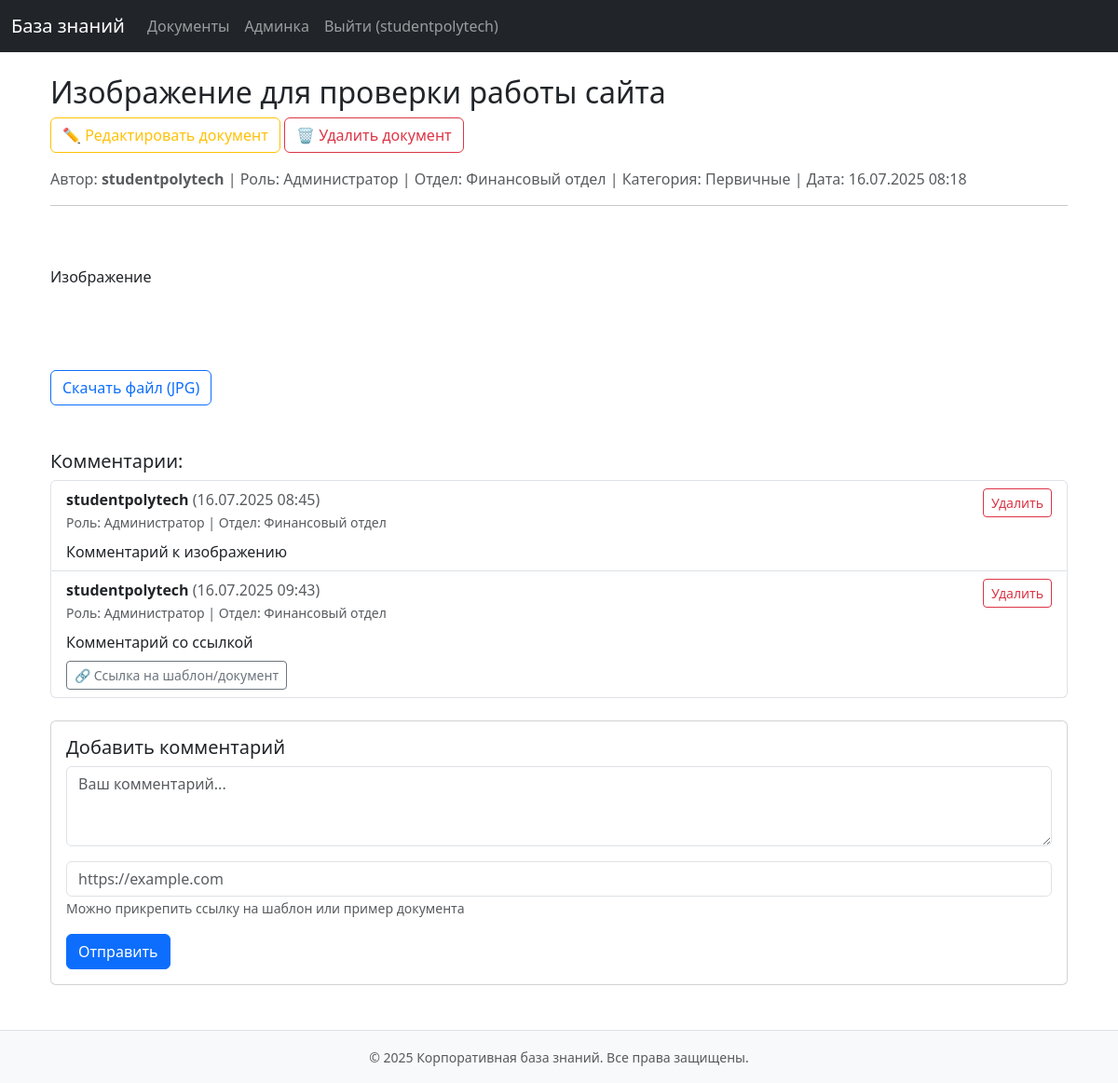
The app's page /documents/-1752653905/ (signed in) with its own data.
### kb/models.py (models this page shows, shortened)
class CustomUser(AbstractUser):
    USER_TYPES = (
        ('ADMIN', 'Administrator'),
        ('MANAGER', 'Manager'),
        ('EMPLOYEE', 'Employee'),
    )
    user_type = models.CharField(max_length=10, choices=USER_TYPES, default='EMPLOYEE')
    department = models.ForeignKey(Department, on_delete=models.SET_NULL, null=True, blank=True)
    position = models.CharField(max_length=100, blank=True)
    class Meta:
        permissions = [
            ("manage_departments", "Can manage departments"),
            ("manage_categories", "Can manage categories"),
            ("manage_documents", "Can manage documents"),
            ("view_all_documents", "Can view all documents"),
        ]

class Document(models.Model):
    title = models.CharField(max_length=200)
    slug = models.SlugField(max_length=200, unique=True, blank=True)
    content = models.TextField()
    author = models.ForeignKey(CustomUser, on_delete=models.CASCADE)
    category = models.ForeignKey(Category, on_delete=models.CASCADE)
    department = models.ForeignKey(Department, on_delete=models.CASCADE)
    file = models.FileField(
        upload_to=document_upload_path,
        validators=[FileExtensionValidator(['pdf', 'doc', 'docx', 'jpg', 'jpeg', 'png'])],
        blank=True,
        null=True
    )
    created_at = models.DateTimeField(auto_now_add=True)
    updated_at = models.DateTimeField(auto_now=True)
    is_published = models.BooleanField(default=True)
    def extension(self):
        return os.path.splitext(self.file.name)[1][1:].lower() if self.file else None

class Department(models.Model):
    name = models.CharField(max_length=100, unique=True)
    slug = models.SlugField(max_length=100, unique=True, blank=True)
    description = models.TextField(blank=True)

class Category(models.Model):
    name = models.CharField(max_length=100)
    department = models.ForeignKey(Department, on_delete=models.CASCADE)
    description = models.TextField(blank=True)

class Comment(models.Model):
    document = models.ForeignKey(Document, on_delete=models.CASCADE, related_name='comments')
    author = models.ForeignKey(CustomUser, on_delete=models.CASCADE)
    text = models.TextField()
    link = models.URLField(blank=True, null=True, max_length=500)  # Новое поле
    created_at = models.DateTimeField(auto_now_add=True)
    is_active = models.BooleanField(default=True)

### kb/views.py (the view)
# urls.py: path('documents/<slug:slug>/', views.document_detail, name='document_detail'),
@login_required
def document_detail(request, slug):
    document = get_object_or_404(Document, slug=slug)
    if request.user.user_type != 'ADMIN':
        if not document.is_published and not request.user.has_perm('kb.manage_documents'):
            raise PermissionDenied
        if request.user.department != document.department:
            raise PermissionDenied
    if not check_document_access(request.user, document):
        raise PermissionDenied
    if request.method == 'POST':
        return handle_post_requests(request, document)
    comments = document.comments.filter(is_active=True)
    can_delete_comments = (
        request.user.user_type == 'ADMIN' or
        (request.user.user_type == 'MANAGER' and request.user.department == document.department)
    )
    can_manage_documents = request.user.has_perm('kb.manage_documents')
    return render(request, 'kb/document_detail.html', {
        'document': document,
        'comments': comments,
        'can_delete_comments': can_delete_comments,
        'can_add_comment': request.user.department == document.department,
        'user': request.user,
        'can_manage_documents': can_manage_documents,
    })

### kb/views.py (called while the page is built)
def check_document_access(user, document):
    if user.user_type == 'ADMIN':
        return True
    if not document.is_published and not user.has_perm('kb.manage_documents'):
        return False
    return user.department == document.department

### templates/kb/document_detail.html (shortened to what this page needs)
{% extends "kb/base.html" %}
{% block content %}
<div class="container mt-4">
    <h2>{{ document.title }}</h2>
    {% if user == document.author or user.user_type == 'ADMIN' or can_manage_documents %}
        <div class="mb-3">
            <a href="{% url 'document_update' slug=document.slug %}" class="btn btn-outline-warning">
                ✏️ Редактировать документ
            </a>
            <form method="post" action="{% url 'document_delete' slug=document.slug %}" style="display:inline;">
                <button type="submit" class="btn btn-outline-danger" onclick="return confirm('Удалить этот документ?');">
                    🗑️ Удалить документ
                </button>
            </form>
        </div>
    {% endif %}
    <p class="text-muted">
        Автор:
        <strong>{{ document.author.get_full_name|default:document.author.username }}</strong>
        |
        Роль:
        {% if document.author.user_type == 'ADMIN' %}
            Администратор
        {% elif document.author.user_type == 'MANAGER' %}
            Менеджер
        {% else %}
            Сотрудник
        {% endif %}
        |
        Отдел: {{ document.department.name }}
        |
        Категория: {{ document.category.name }}
        |
        Дата: {{ document.created_at|date:"d.m.Y H:i" }}
    </p>
    <hr>
    <div class="mb-4" style="word-break: break-word; white-space: pre-wrap;">
        {{ document.content|linebreaks }}
    </div>
    {% if document.file %}
        <div class="mb-4">
            <a href="{{ document.file.url }}" class="btn btn-outline-primary" target="_blank">
                 Скачать файл ({{ document.extension|upper }})
            </a>
        </div>
    {% endif %}
    <h5 class="mt-5">Комментарии:</h5>
    {% if comments %}
        <ul class="list-group mb-4">
            {% for comment in comments %}
                <li class="list-group-item">
                    <div class="d-flex justify-content-between">
                        <div>
                            <strong>{{ comment.author.get_full_name|default:comment.author.username }}</strong>
                            <span class="text-muted">({{ comment.created_at|date:"d.m.Y H:i" }})</span><br>
                            <small class="text-muted">
                                Роль:
                                {% if comment.author.user_type == 'ADMIN' %}
                                    Администратор
                                {% elif comment.author.user_type == 'MANAGER' %}
                                    Менеджер
                                {% else %}
                                    Сотрудник
                                {% endif %}
                                |
                                Отдел: {{ comment.author.department.name }}
                            </small>
                        </div>
                        {% if comment.author == user or can_delete_comments %}
                            <form method="post" action="{% url 'delete_comment' pk=comment.id %}" class="d-inline">
                                <button type="submit" name="delete_comment" class="btn btn-sm btn-outline-danger">Удалить</button>
                            </form>
                        {% endif %}
                    </div>
                    <div class="mt-2">{{ comment.text }}</div>
                    {% if comment.link %}
                        <div class="mt-2">
                            <a href="{{ comment.link }}" target="_blank" class="btn btn-sm btn-outline-secondary">
                                🔗 Ссылка на шаблон/документ
                            </a>
                        </div>
                    {% endif %}
                </li>
            {% endfor %}
        </ul>
    {% else %}
        <div class="alert alert-secondary">Комментариев пока нет.</div>
    {% endif %}
    {% if can_add_comment %}
        <div class="card mt-4">
            <div class="card-body">
                <h5 class="card-title">Добавить комментарий</h5>
                <form method="post" action="{% url 'add_comment' document.slug %}">
                    <div class="mb-3">
                        <textarea name="text" class="form-control" rows="3" placeholder="Ваш комментарий..." required></textarea>
                    </div>
                    <div class="mb-3">
                        <input type="url" name="link" class="form-control"
                               placeholder="https://example.com">
                        <small class="text-muted">Можно прикрепить ссылку на шаблон или пример документа</small>
                    </div>
                    <button type="submit" class="btn btn-primary">Отправить</button>
                </form>
            </div>
        </div>
    {% endif %}
</div>
{% endblock %}

### templates/includes/navbar.html (shortened to what this page needs)
<nav class="navbar navbar-expand-lg navbar-dark bg-dark">
    <div class="container-fluid">
        <a class="navbar-brand" href="{% url 'home' %}">База знаний</a>
        <div class="collapse navbar-collapse" id="navbarNav">
            <ul class="navbar-nav">
                <li class="nav-item">
                    <a class="nav-link" href="{% url 'document_list' %}">Документы</a>
                </li>
                {% if user.is_authenticated %}
                    <li class="nav-item">
                        <a class="nav-link" href="{% url 'admin:index' %}">Админка</a>
                    </li>
                    <li class="nav-item">
                        <a class="nav-link" href="{% url 'logout' %}">Выйти ({{ user.username }})</a>
                    </li>
                {% else %}
                    <li class="nav-item">
                        <a class="nav-link" href="{% url 'login' %}">Войти</a>
                    </li>
                {% endif %}
            </ul>
        </div>
    </div>
</nav>

### records on screen
CustomUser: username "studentpolytech"
Document: title "Изображение для проверки работы сайта", author.get_full_name "studentpolytech", department.name "Финансовый отдел", category.name "Первичные", created_at "16.07.2025 08:18", content "Изображение", extension "JPG"
Comment: author.get_full_name "studentpolytech", created_at "16.07.2025 08:45", shows "Администратор", author.department.name "Финансовый отдел", text "Комментарий к изображению"
Comment: author.get_full_name "studentpolytech", created_at "16.07.2025 09:43", shows "Администратор", author.department.name "Финансовый отдел", text "Комментарий со ссылкой"

### other values on screen
{{ now|default:"2025" }} "2025"
